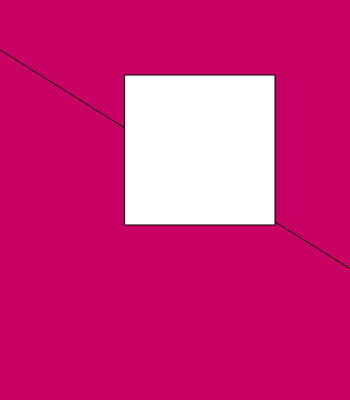
Frame 1 (no input)
Frame 60 (no input): identical to frame 1, image omitted
Frame 120 (the mouse pressed at the canvas centre since frame 60): identical to frame 1, image omitted

The p5.js sketch that drew this single still picture (run headless with seeded random() and noise() and a simulated clock; from frame 60 on, the mouse is pressed at the canvas centre):

// p5.js sketch
// ── sketch.js
function setup() {
  createCanvas(350, 400);
}

function draw() {
  background(200,0,100);
  
  line(0,50,400,300);
  rectMode(CENTER);
  rect(200,150,150,150);
  
}
